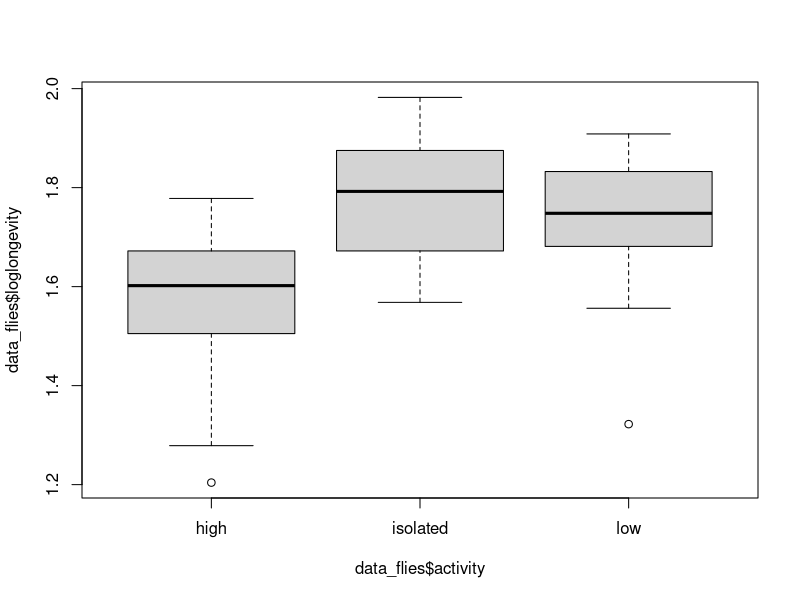
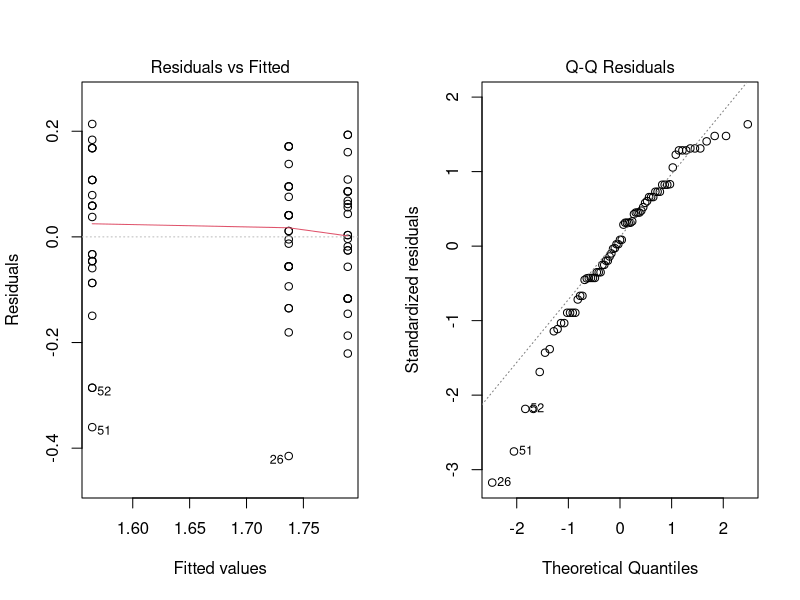
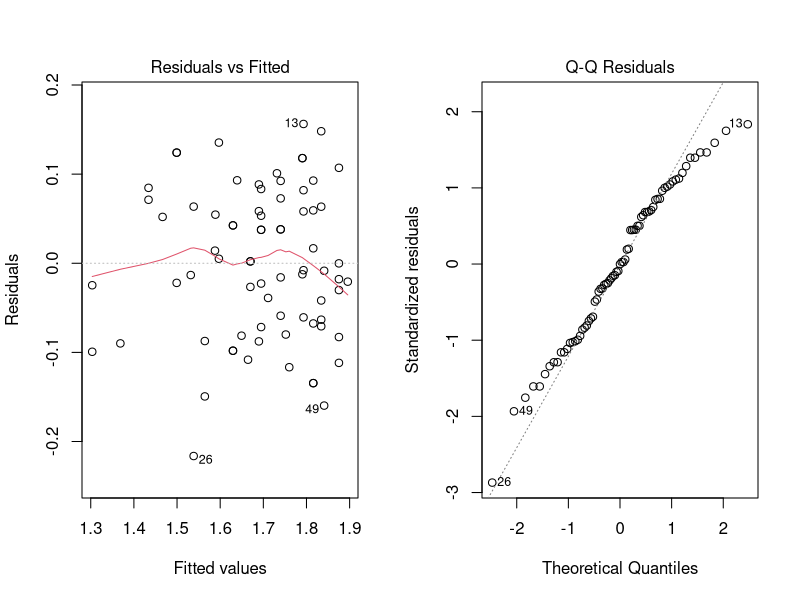
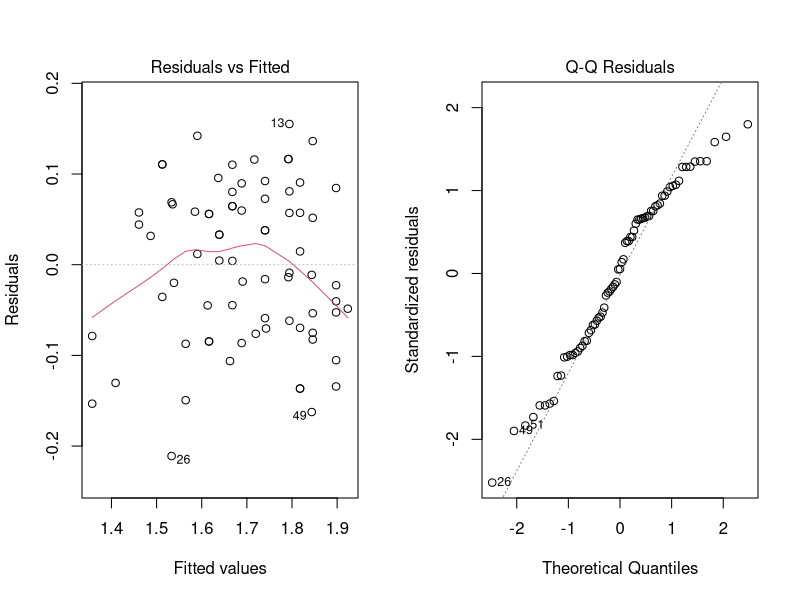
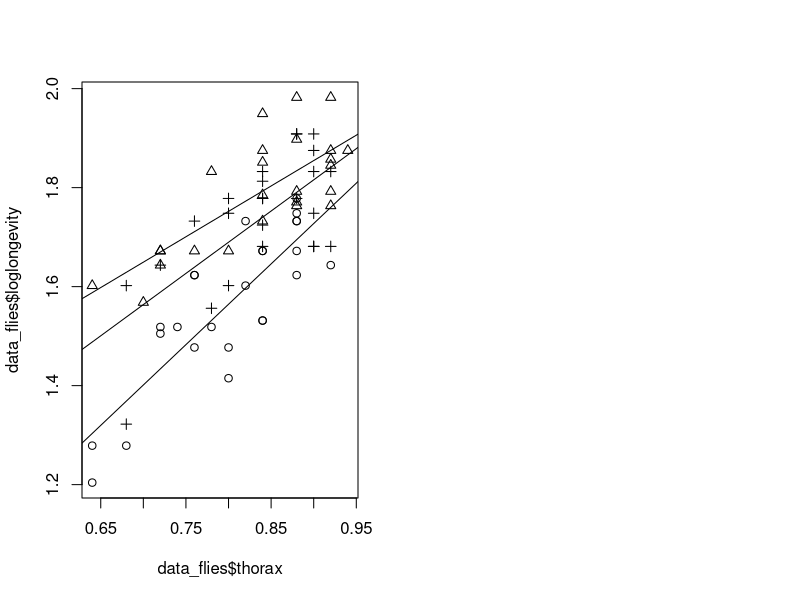
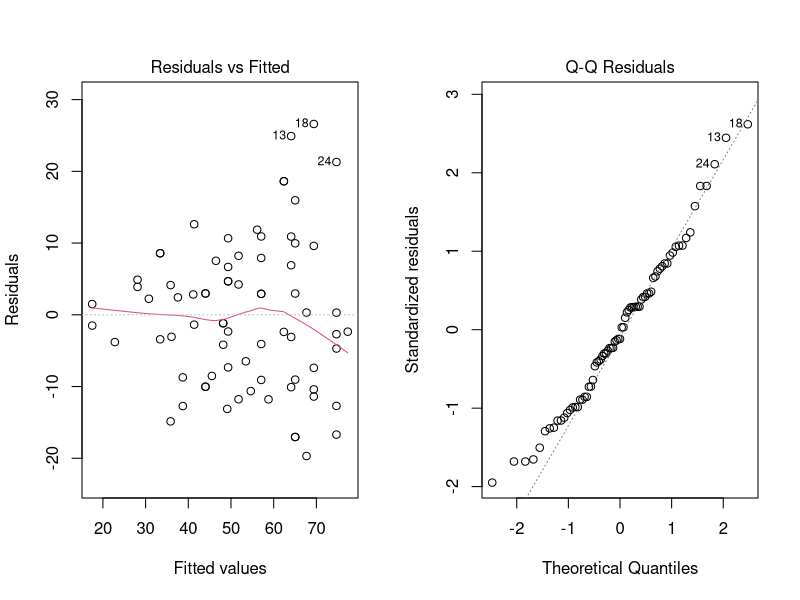
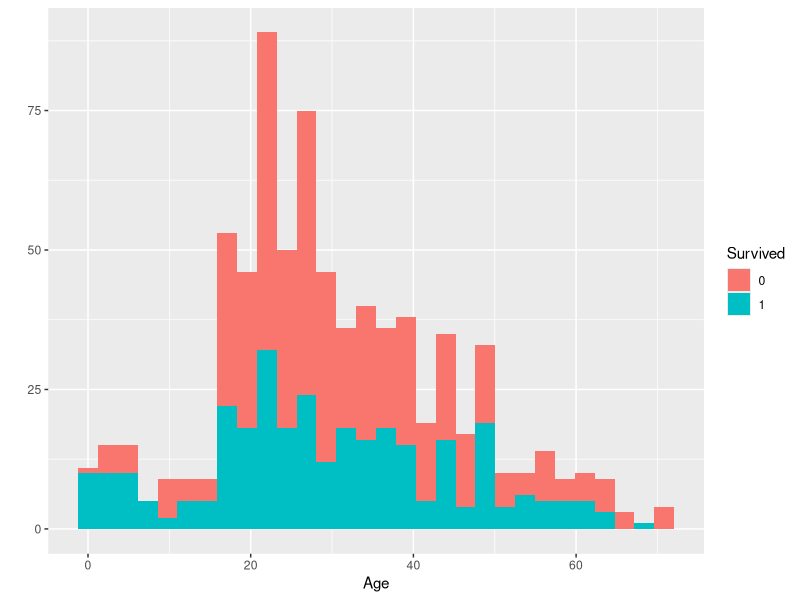
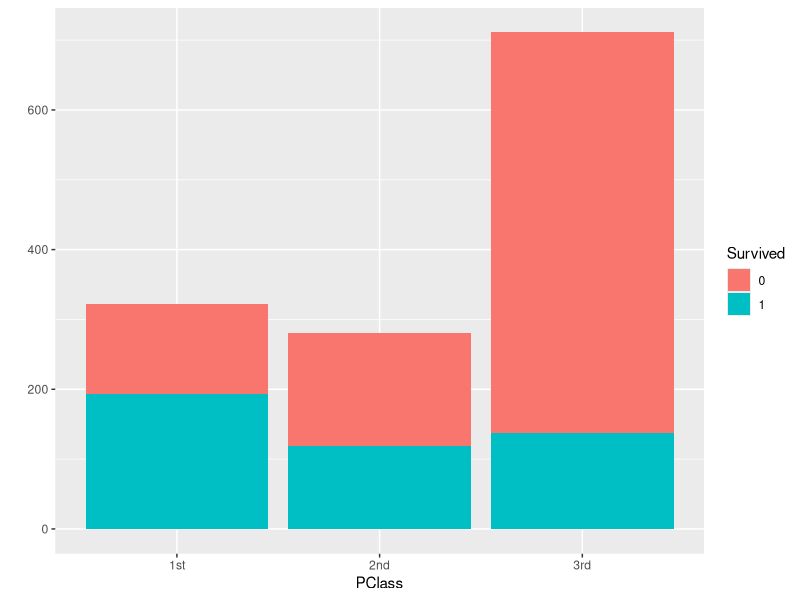

Recreate these plots in R, in order.
## ---- chunk 1
library(tidyverse)
library(rstudioapi)
library(lme4)
library(car)

knitr::opts_chunk$set(echo = TRUE)
setwd(dirname(getActiveDocumentContext()$path))
# round numbers to 3 digits
options(digits = 3)
## ---- chunk 2
data_flies <- read.table(file="data/fruitflies.txt", header=TRUE)
data_flies$activity <- as.factor(data_flies$activity)
# add loglongevity
data_flies <- data_flies %>% mutate(loglongevity = log10(longevity))
# make informative plot - boxplot
plot(data_flies$loglongevity~data_flies$activity)
## ---- chunk 3
# perform test to see if sexual activity has an effect on longevity
model <- lm(loglongevity~activity, data = data_flies) # prepare model
par(mfrow=c(1,2)); plot(model, 1); plot(model, 2) # investigate normality
# perform one-way ANOVA
anova(model); summary(model)$coefficients
## ---- chunk 4
# perform ANCOVA with interaction analysis
model_interaction <- lm(loglongevity~thorax*activity, data = data_flies) # prepare model
par(mfrow=c(1,2)); plot(model_interaction , 1); plot(model_interaction , 2) # investigate normality
anova(model_interaction)
## ---- chunk 5
# perform additive ANCOVA analysis
model <- lm(loglongevity~thorax+activity, data = data_flies) # prepare model
par(mfrow=c(1,2)); plot(model , 1); plot(model , 2) # investigate normality
anova(model); table <- summary(model)$coefficients; table
# extract model's parameter
intercept <- table[,1][1]; beta <- table[,1][2]
alpha_high <- 0; alpha_low <- table[,1][4]
alpha_isolated <- table[,1][3]
# calculate mean thorax
mean_thorax <- mean(data_flies$thorax)
# calculate estimates
estimate_high <- 10**(intercept + alpha_high + beta * mean_thorax)
estimate_low <- 10**(intercept + alpha_low + beta * mean_thorax)
estimate_isolated <- 10**(intercept + alpha_isolated + beta * mean_thorax)
estimates <- c(estimate_isolated, estimate_low, estimate_high)
activity_levels <- unique(as.character(data_flies$activity))
knitr::kable(data.frame(Activity = activity_levels,
                           `Longevity estimate` = estimates),
             caption = "Longevity estimates for average thorax fruit fly")
## ---- chunk 6
plot(data_flies$loglongevity~data_flies$thorax,pch=unclass(data_flies$activity))
for (i in activity_levels) { 
  abline(lm(loglongevity~thorax
            ,data=data_flies[data_flies$activity==i,]))}
## ---- chunk 7
# perform additive ANCOVA analysis
model <- lm(longevity~thorax+activity, data = data_flies) # prepare model
anova(model); table <- summary(model)$coefficients; table
# extract model's parameter
intercept <- table[,1][1]; beta <- table[,1][2]
alpha_high <- 0; alpha_low <- table[,1][4]
alpha_isolated <- table[,1][3]
# calculate mean thorax
mean_thorax <- mean(data_flies$thorax)
# calculate estimates
estimate_high <- intercept + alpha_high + beta * mean_thorax
estimate_low <- intercept + alpha_low + beta * mean_thorax
estimate_isolated <- intercept + alpha_isolated + beta * mean_thorax
estimates <- c(estimate_isolated, estimate_low, estimate_high)
activity_levels <- unique(as.character(data_flies$activity))
knitr::kable(data.frame(Activity = activity_levels,
                           `Longevity estimate` = estimates),
             caption = "Longevity estimates for average thorax fruit fly")
## ---- chunk 8
par(mfrow=c(1,2)); plot(model , 1); plot(model , 2) # investigate normality
## ---- chunk 9
par(mfrow=c(1,3))
titanic <- read.table(file="data/titanic.txt", header=TRUE)
titanic$Survived = as.factor(titanic$Survived)
qplot(x = Age, fill = Survived, data = titanic)
qplot(x = PClass, fill = Survived, data = titanic)
qplot(x = Sex,fill=Survived, data = titanic)
titanic <- read.table(file="data/titanic.txt", header=TRUE)
class_sex =  xtabs(~PClass+ Sex, data=titanic);class_sex
tot = xtabs(Survived ~ PClass + Sex, data=titanic);tot
round(tot/class_sex, 2)
## ---- chunk 10
# what to do with NAs?
titanic$PClass <- as.factor(titanic$PClass)
titanic$Sex <- as.factor(titanic$Sex)
logistic <- glm(Survived~PClass+Age+Sex, data = titanic, family = binomial)
summary(logistic)$coefficients
drop1(logistic,test="Chisq")
odds_male_example =  exp(3.7597 + 1 * -1.2920 + 0 * -2.5214 + 1 * -2.6314 + 25 * -0.0392)
odds_male_example
odds_female_example =  exp(3.7597 + 0 * -1.2920 + 0 * -2.5214 + 0 * -2.6314 + 25 * -0.0392)
odds_female_example
## ---- chunk 11
logistic_interaction <- glm(Survived~PClass*Age*Sex, data = titanic, family = binomial)
summary(logistic_interaction)$coefficients

# predict for 53 years and all PClass
classes <- as.character(unique(titanic$PClass))
sexes <- as.character(unique(titanic$Sex))
age <- 53
new_data <- expand.grid(PClass = classes, Sex = sexes, Age = age)
results <- predict(logistic, new_data, type="response")
final <- new_data %>% bind_cols(Survival = results)
knitr::kable(final)
## ---- chunk 12
new_model <- glm(Survived~PClass+Sex, data = titanic, family = binomial)
drop1(new_model,test="Chisq")
## ---- chunk 13
africa <- read.table(file="data/africa.txt", header=TRUE)
africa$pollib <- as.factor(africa$pollib)
poisson_model <- glm(miltcoup~oligarchy+pollib+parties+pctvote+popn+size+numelec+numregim,family=poisson,data=africa)
summary(poisson_model)
## ---- chunk 14
summary(glm(miltcoup~oligarchy+pollib+parties+pctvote+popn+size+numelec+numregim,family=poisson,data=africa)) # remove numelec

summary(glm(miltcoup~oligarchy+pollib+parties+pctvote+popn+size+numregim,family=poisson,data=africa)) # remove numregim

summary(glm(miltcoup~oligarchy+pollib+parties+pctvote+popn+size,family=poisson,data=africa)) # remove size

summary(glm(miltcoup~oligarchy+pollib+parties+pctvote+popn,family=poisson,data=africa)) # remove popn

summary(glm(miltcoup~oligarchy+pollib+parties+pctvote,family=poisson,data=africa)) # remove pctvote

final_poisson <- glm(miltcoup~oligarchy+pollib+parties,family=poisson,data=africa) # final
summary(final_poisson)
## ---- chunk 15
# get average values
new_data <- africa %>% mutate_if(is.numeric, mean) %>% select(-pollib, -miltcoup)
new_data <- new_data[1,]
avg_oligarchy <- new_data$oligarchy; avg_parties <- new_data$parties;
avg_pctvote <- new_data$pctvote; avg_popn <- new_data$popn;
avg_size <- new_data$size; avg_numelec <- new_data$numelec;
avg_numregim <- new_data$numregim
# get a list of polical liberalization levels
pollib <- as.character(unique(africa$pollib))
new_data <- expand.grid(oligarchy = avg_oligarchy, pollib = pollib,
                        parties = avg_parties, pctvote = avg_pctvote,
                        popn = avg_popn, size = avg_size,
                        numelec = avg_numelec, numregim = avg_numregim)
# full model
results <- predict(poisson_model, new_data, type="response")
final <- new_data %>% bind_cols(Prediction = results)
knitr::kable(final, caption = "Predictions with the full model")

# reduced model
results <- predict(final_poisson, new_data, type="response")
final <- new_data %>% bind_cols(Prediction = results)
knitr::kable(final, caption = "Predictions with the reduced model")
